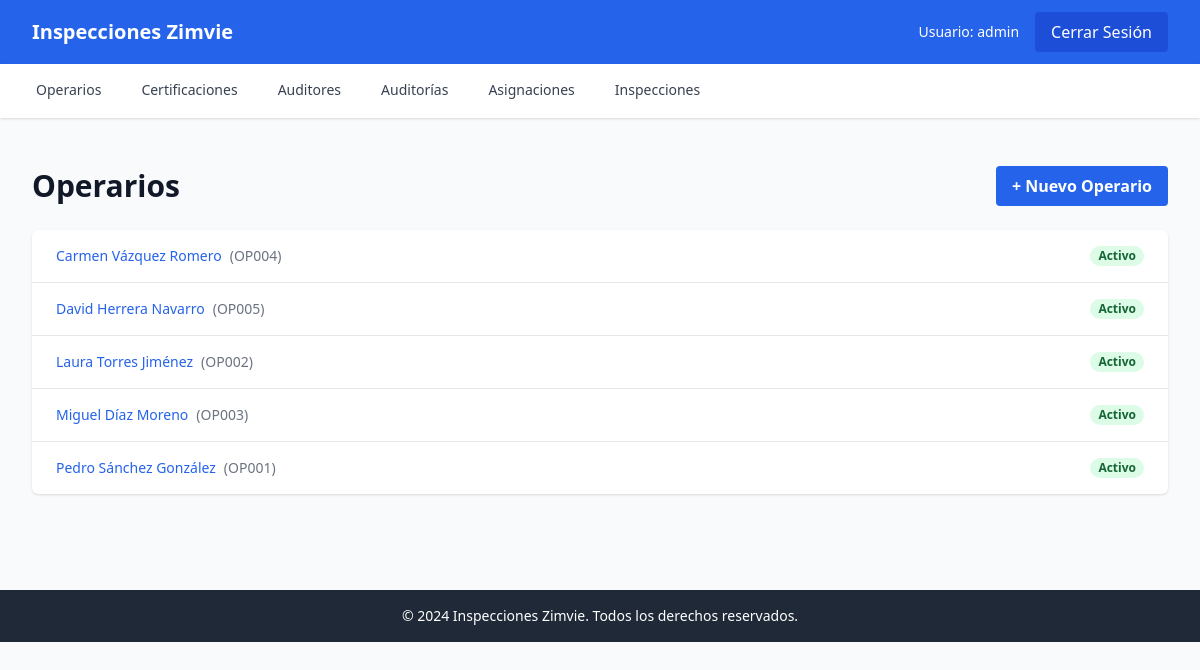
The app's page /operarios/ (signed in) with its own data.
### apps/operarios/models.py (models this page shows, shortened)
class Operario(models.Model):
    codigo = models.CharField(max_length=50, blank=True, null=True, verbose_name="Código")
    nombre = models.CharField(max_length=100, verbose_name="Nombre")
    apellidos = models.CharField(max_length=100, blank=True, null=True, verbose_name="Apellidos")
    activo = models.BooleanField(default=True, verbose_name="Activo")
    fecha_creacion = models.DateTimeField(default=timezone.now, verbose_name="Fecha de creación")
    usuario_creacion = models.ForeignKey(
        User,
        on_delete=models.RESTRICT,
        related_name='operarios_creados',
        null=True,
        blank=True,
        verbose_name="Usuario creación"
    )
    fecha_actualizacion = models.DateTimeField(auto_now=True, verbose_name="Fecha de actualización")
    usuario_actualizacion = models.ForeignKey(
        User,
        on_delete=models.RESTRICT,
        related_name='operarios_actualizados',
        null=True,
        blank=True,
        verbose_name="Usuario actualización"
    )
    class Meta:
        verbose_name = "Operario"
        verbose_name_plural = "Operarios"
        ordering = ['nombre', 'apellidos']
    @property
    def nombre_completo(self):
        if self.apellidos:
            return f"{self.nombre} {self.apellidos}"
        return self.nombre

### apps/operarios/views.py (the view)
# urls.py: path('', views.lista_operarios, name='lista'),
@login_required
def lista_operarios(request):
    operarios = Operario.objects.all().order_by('nombre', 'apellidos')
    return render(request, 'operarios/lista.html', {'operarios': operarios})

### templates/operarios/lista.html (shortened to what this page needs)
{% extends 'base.html' %}
{% block content %}
<div class="py-6">
    <div class="flex justify-between items-center mb-6">
        <h1 class="text-3xl font-bold text-gray-900">Operarios</h1>
        <a href="{% url 'operarios:crear' %}" class="bg-blue-600 hover:bg-blue-700 text-white font-bold py-2 px-4 rounded">
            + Nuevo Operario
        </a>
    </div>
    <div class="bg-white shadow overflow-hidden sm:rounded-md">
        <ul class="divide-y divide-gray-200">
            {% for operario in operarios %}
            <li>
                <a href="{% url 'operarios:detalle' operario.pk %}" class="block hover:bg-gray-50">
                    <div class="px-4 py-4 sm:px-6">
                        <div class="flex items-center justify-between">
                            <div class="flex items-center">
                                <p class="text-sm font-medium text-blue-600 truncate">
                                    {{ operario.nombre_completo }}
                                </p>
                                {% if operario.codigo %}
                                <span class="ml-2 text-sm text-gray-500">({{ operario.codigo }})</span>
                                {% endif %}
                            </div>
                            <div class="ml-2 flex-shrink-0 flex">
                                {% if operario.activo %}
                                <span class="px-2 inline-flex text-xs leading-5 font-semibold rounded-full bg-green-100 text-green-800">
                                    Activo
                                </span>
                                {% else %}
                                <span class="px-2 inline-flex text-xs leading-5 font-semibold rounded-full bg-red-100 text-red-800">
                                    Inactivo
                                </span>
                                {% endif %}
                            </div>
                        </div>
                    </div>
                </a>
            </li>
            {% empty %}
            <li class="px-4 py-4 text-center text-gray-500">
                No hay operarios registrados
            </li>
            {% endfor %}
        </ul>
    </div>
</div>
{% endblock %}

### templates/base.html (shortened to what this page needs)
<!DOCTYPE html>
<html lang="es">
<head>
    <script src="https://cdn.tailwindcss.com"></script>
</head>
<body class="bg-gray-50">
    <nav class="bg-blue-600 text-white shadow-lg">
        <div class="max-w-7xl mx-auto px-4 sm:px-6 lg:px-8">
            <div class="flex justify-between h-16">
                <div class="flex items-center">
                    <a href="{% url 'home' %}" class="text-xl font-bold">Inspecciones Zimvie</a>
                </div>
                <div class="flex items-center space-x-4">
                    {% if user.is_authenticated %}
                        <span class="text-sm">Usuario: {{ user.username }}</span>
                        <a href="{% url 'usuarios:logout' %}" class="bg-blue-700 hover:bg-blue-800 px-4 py-2 rounded transition">Cerrar Sesión</a>
                    {% else %}
                        <a href="{% url 'usuarios:login' %}" class="bg-blue-700 hover:bg-blue-800 px-4 py-2 rounded transition">Iniciar Sesión</a>
                    {% endif %}
                </div>
            </div>
        </div>
    </nav>
    {% if user.is_authenticated %}
    <div class="bg-white shadow">
        <div class="max-w-7xl mx-auto px-4 sm:px-6 lg:px-8">
            <div class="flex space-x-8">
                <a href="{% url 'operarios:lista' %}" class="border-b-2 border-transparent hover:border-blue-600 py-4 px-1 text-sm font-medium text-gray-700 hover:text-blue-600">Operarios</a>
                <a href="{% url 'certificaciones:lista' %}" class="border-b-2 border-transparent hover:border-blue-600 py-4 px-1 text-sm font-medium text-gray-700 hover:text-blue-600">Certificaciones</a>
                <a href="{% url 'auditores:lista' %}" class="border-b-2 border-transparent hover:border-blue-600 py-4 px-1 text-sm font-medium text-gray-700 hover:text-blue-600">Auditores</a>
                <a href="{% url 'auditorias:lista' %}" class="border-b-2 border-transparent hover:border-blue-600 py-4 px-1 text-sm font-medium text-gray-700 hover:text-blue-600">Auditorías</a>
                <a href="{% url 'asignaciones:lista' %}" class="border-b-2 border-transparent hover:border-blue-600 py-4 px-1 text-sm font-medium text-gray-700 hover:text-blue-600">Asignaciones</a>
                <a href="{% url 'inspecciones:lista' %}" class="border-b-2 border-transparent hover:border-blue-600 py-4 px-1 text-sm font-medium text-gray-700 hover:text-blue-600">Inspecciones</a>
            </div>
        </div>
    </div>
    {% endif %}
    <main class="max-w-7xl mx-auto py-6 sm:px-6 lg:px-8">
        {% block content %}
        {% endblock %}
    </main>
    <footer class="bg-gray-800 text-white mt-12">
        <div class="max-w-7xl mx-auto py-4 px-4 sm:px-6 lg:px-8 text-center text-sm">
            <p>&copy; 2024 Inspecciones Zimvie. Todos los derechos reservados.</p>
        </div>
    </footer>
</body>
</html>

### records on screen
Operario: nombre_completo "Carmen Vázquez Romero", codigo "OP004", activo "Activo"
Operario: nombre_completo "David Herrera Navarro", codigo "OP005", activo "Activo"
Operario: nombre_completo "Laura Torres Jiménez", codigo "OP002", activo "Activo"
Operario: nombre_completo "Miguel Díaz Moreno", codigo "OP003", activo "Activo"
Operario: nombre_completo "Pedro Sánchez González", codigo "OP001", activo "Activo"

### other values on screen
{{ user.username }} "admin"
